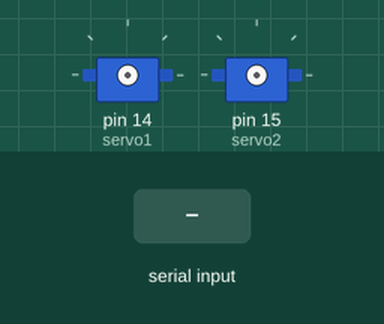
Bench run of a sketch on a simulated Arduino Uno, built with avr-gcc and run on an emulated ATmega328P. Shown: 2 × servo. Wiring (inferred from the names in the program): 2 × servo: signal pin 14 / signal pin 15. The test bench sets the inputs (shaded band). Servo pulses on a pin are drawn as a servo (544–2400 µs = 0–180°); what the sketch prints to the serial monitor is not drawn.

Above: at 1.2 s.
1.3 s: "s90\n" received over Serial
4.3 s: "w90\n" received over Serial
Timing chart, 0 to 7.3 s (numbered marks = the images above; inputs shaded):
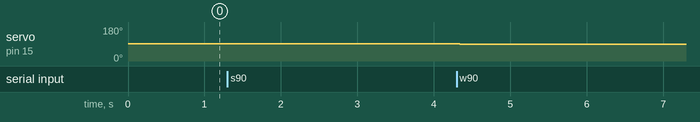

The sketch:

servocontrol.pde
```cpp
/*The following code lets you send strings like "90s" and "80w"
 *to position servos on pin a0 and a1 to 90 degrees and 80 degrees.
 *You can also use "d" to detach the servo on pin 15 and "a" to reattach it.
 */

#include <Servo.h>

Servo servo1;
Servo servo2;

void setup()
{
  servo1.attach(14);
  servo1.setMaximumPulse(2200);
  servo2.attach(15);
  Serial.begin(9600);
  Serial.println("Ready:");
}

void loop()
{
  static int v = 0;

  if ( Serial.available()) {
    Serial.println("Ready:");
    char ch = Serial.read();

    switch(ch) {
      case '0'...'9':
        v = v * 10 + ch - '0';
        break;
      case 's':
        servo1.write(v);
        v = 0;
        break;
      case 'w':
        servo2.write(v);
        v = 0;
        break;
      case 'd':
        servo2.detach();
        break;
      case 'a':
        servo2.attach(15);
        break;
    }
  }

  Servo::refresh();
}
```

servocontrol.cpp
```cpp
#include "WProgram.h"
#include <Servo.h>

Servo servo1;
Servo servo2;
int blinkenlite = 13;

void setup()
{
  servo1.attach(2);
  servo1.setMaximumPulse(2200);
//servo2.attach(15);
  Serial.begin(19200);
  Serial.print("Ready");
  pinMode(blinkenlite, OUTPUT);
}

void loop()
{
  static int v = 0;

  if ( Serial.available()) {
    digitalWrite(blinkenlite, HIGH);
    char ch = Serial.read();
    delay(40);
    digitalWrite(blinkenlite, LOW);
    switch(ch) {
      case '0'...'9':
        v = v * 10 + ch - '0';
        break;
      case 's':
        servo1.write(v);
        v = 0;
        break;
//      case 'w':
//        servo2.write(v);
//        v = 0;
//        break;
      case 'd':
        servo1.detach();
        break;
      case 'a':
        servo1.attach(15);
        break;
    }
  }

  Servo::refresh();
}
int main(void)
{
	init();

	setup();

	for (;;)
		loop();

	return 0;
}
```

Measured:
- after the input at 4.3 s, servo on pin 15 (servo2): 91° → 90° at once
